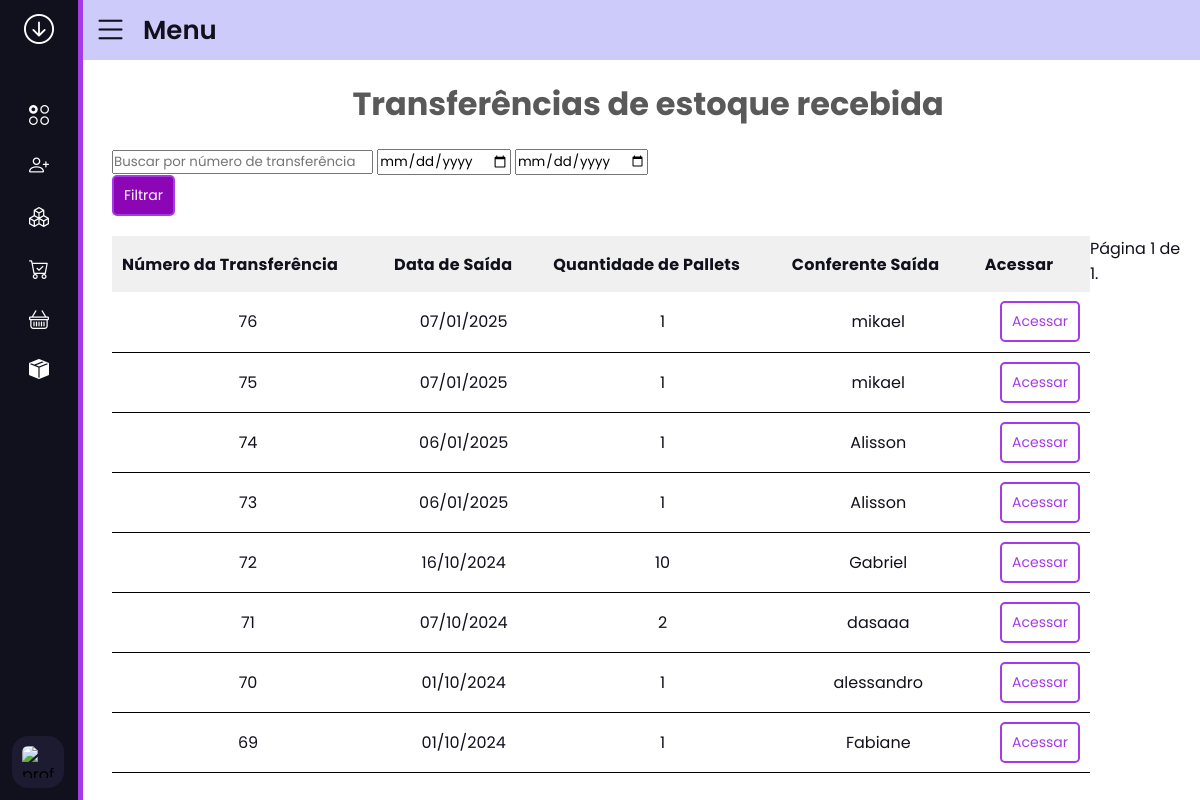
The app's page /produtos_acabados/entradas_recebidas_estoque/ (signed in) with its own data.
### produtos_acabados/models.py (models this page shows, shortened)
class TransferenciaEstoqueSaidaInfo(models.Model):
    numero_transferencia = models.AutoField(primary_key=True)
    data_saida = models.DateField(auto_now_add=True)
    motorista = models.CharField(max_length=40)
    veiculo = models.CharField(max_length=40)
    conferente = models.CharField(max_length=40)
    quantidade_pallets = models.IntegerField()
    observacoes = models.TextField()
    validado = models.BooleanField(default=False)
    class Meta:
        permissions = [
            ('listar_trans_para_conferencia', 'Can List Transfs to Confer'),
            ('validar_transferencias', 'Can Validate Transfers'),
            ('listar_transferencias_recebidas', 'Can List Received Transfers'),
            ('listar_entradas_estoque', 'Can List Stock Entries'),
            ('is_admin_transfer', 'Can skip barcode and date validation for transfers'),
        ]

### produtos_acabados/views.py (the view, shortened to what this page needs)
# urls.py: path('entradas_recebidas_estoque/', views.listar_transferencias_recebidas, name='entradas_recebidas_estoque'),
@permission_required('produtos_acabados.listar_transferencias_recebidas', raise_exception=True)
@login_required
def listar_transferencias_recebidas(request):
    query = request.GET.get('q', '')
    data_inicio = request.GET.get('data_inicio', '')
    data_fim = request.GET.get('data_fim', '')
    transferencias = TransferenciaEstoqueSaidaInfo.objects.filter(validado=True).order_by('-numero_transferencia')
    if query:
        transferencias = transferencias.filter(numero_transferencia__icontains=query)
    paginator = Paginator(transferencias, 30)
    page_number = request.GET.get('page')
    page_obj = paginator.get_page(page_number)
    return render(request, 'produtos_acabados/listar_transferencias_estoque.html', {
        'transferencias': page_obj,
        'opcao': 'recebida',
        'query': query,
        'data_inicio': data_inicio,
        'data_fim': data_fim
    })

### produtos_acabados/templates/produtos_acabados/listar_transferencias_estoque.html (shortened to what this page needs)
{% extends 'side_menu.html' %}
{% load static %}
{% block head %}
    <link rel="stylesheet" href="{% static 'produtos_acabados/css/lista_produtos.css' %}">
{% endblock %}
{% block content %}
<h1 class="title-h1">Transferências de estoque {{ opcao }}</h1>
{% if opcao == 'saida' %}
    <a href="{% url 'entrada_produtos_acabados' %}"><button class="button_cadastrar_button">Adiconar Nova Transferencia de Estoque</button></a>
{% elif opcao == 'recebida' %}
    <form method="GET" class="form-inline">
        <input type="text" name="q" placeholder="Buscar por número de transferência" value="{{ query }}">
        <input type="date" name="data_inicio" value="{{ data_inicio }}">
        <input type="date" name="data_fim" value="{{ data_fim }}">
        <button type="submit" class="button_cadastrar_button">Filtrar</button>
    </form>
{% endif %}
<div class="container-tabela">
    <div class="container">
        <table>
            <thead>
                <tr class="description-tr">
                    <th class="description-name">Número da Transferência</th>
                    <th class="description-name">Data de Saída</th>
                    <th class="description-name">Quantidade de Pallets</th>
                    <th class="description-name">Conferente Saída</th>
                    <th class="description-name">Acessar</th>
                </tr>
            </thead>
            <tbody>
                {% for valores in transferencias %}
                    <tr class="itens-tr">
                        <td class="product_name">{{ valores.numero_transferencia }}</td>
                        <td class="product_name">{{ valores.data_saida|date:"d/m/Y" }}</td>
                        <td class="product_name">{{ valores.quantidade_pallets }}</td>
                        <td class="product_name">{{ valores.conferente }}</td>
                        {% if opcao == 'saida' %}
                            <td class="td-button">
                                <a class="link-botao" href="/produtos_acabados/exibir_transferencias_estoque/?id={{ valores.numero_transferencia }}">
                                    <button class="acessar-button">Acessar</button>
                                </a>
                            </td>
                        {% elif opcao == 'recebida' %}
                            <td class="td-button">
                                <a class="link-botao" href="/produtos_acabados/exibir_transferencias_estoque/?id={{ valores.numero_transferencia }}">
                                    <button class="acessar-button">Acessar</button>
                                </a>
                            </td>
                        {% elif opcao == 'entrada' %}
                            <td class="td-button">
                                <a class="link-botao" href="/produtos_acabados/receber_transferencia_estoque/?id={{ valores.numero_transferencia }}">
                                    <button class="acessar-button-transf">Receber Transferência</button>
                                </a>
                            </td>
                        {% endif %}
                    </tr>
                {% endfor %}
            </tbody>
        </table>
        {% if opcao == 'recebida' %}
            <div class="pagination">
                <span class="step-links">
                    <span class="current">
                        Página {{ transferencias.number }} de {{ transferencias.paginator.num_pages }}.
                    </span>
                </span>
            </div>
        {% endif %}
    </div>
</div>
{% endblock content %}

### produtos_acabados/static/produtos_acabados/css/lista_produtos.css (style rules this page uses)
.button_cadastrar_button { display: flex; margin-bottom: 20px; font-size: 14px; display: flex; align-items: center; justify-content: center; cursor: pointer; color: #ffffff; border: 2px solid #a53be7; border-radius: 5px; background-color: #8d06b6; padding: 8px 10px; min-height: 20px; }
.title-h1 { text-align: center; color: #595959; padding-bottom: 20px; }
.container-tabela { display: flex; justify-content: center; align-items: center; }
.container { width: 100%; color: #11101d; display: flex; justify-content: center; border-radius: 5px; }
.container table { width: 100%; border-collapse: collapse; }
.container table tr th { height: 56px; font-size: 16px; font-weight: 700; letter-spacing: .25px; text-align: center; padding: 0 10px; background-color: rgba(143, 143, 143, 0.13); }
.container table tr .description-name { text-align: left; }
.container table tr.itens-tr td { border-bottom: 1px solid black; padding: 0 10px; text-align: center; vertical-align: middle; }
.container table tr.itens-tr .product_name { text-align: center; }
.container table tr.itens-tr { height: 60px; }
.container table tr td .acessar-button { font-size: 14px; max-width: 90px; margin-left: auto; display: flex; align-items: center; justify-content: center; cursor: pointer; color: #a53be7; border: 2px solid #a53be7; border-radius: 5px; background-color: transparent; padding: 8px 10px; min-height: 20px; }
.link-botao { text-decoration: none; color: #a53be7; }

### base_templates/side_menu.html (style rules this page uses)
* { margin: 0; padding: 0; box-sizing: border-box; font-family: 'Poppins', sans-serif; }

### records on screen
TransferenciaEstoqueSaidaInfo: numero_transferencia "76", data_saida "07/01/2025", quantidade_pallets "1", conferente "mikael"
TransferenciaEstoqueSaidaInfo: numero_transferencia "75", data_saida "07/01/2025", quantidade_pallets "1", conferente "mikael"
TransferenciaEstoqueSaidaInfo: numero_transferencia "74", data_saida "06/01/2025", quantidade_pallets "1", conferente "Alisson"
TransferenciaEstoqueSaidaInfo: numero_transferencia "73", data_saida "06/01/2025", quantidade_pallets "1", conferente "Alisson"
TransferenciaEstoqueSaidaInfo: numero_transferencia "72", data_saida "16/10/2024", quantidade_pallets "10", conferente "Gabriel"
TransferenciaEstoqueSaidaInfo: numero_transferencia "71", data_saida "07/10/2024", quantidade_pallets "2", conferente "dasaaa"
TransferenciaEstoqueSaidaInfo: numero_transferencia "70", data_saida "01/10/2024", quantidade_pallets "1", conferente "alessandro"
TransferenciaEstoqueSaidaInfo: numero_transferencia "69", data_saida "01/10/2024", quantidade_pallets "1", conferente "Fabiane"

### other values on screen
{{ opcao }} "recebida"
{{ transferencias.number }} "1"
{{ transferencias.paginator.num_pages }} "1"
